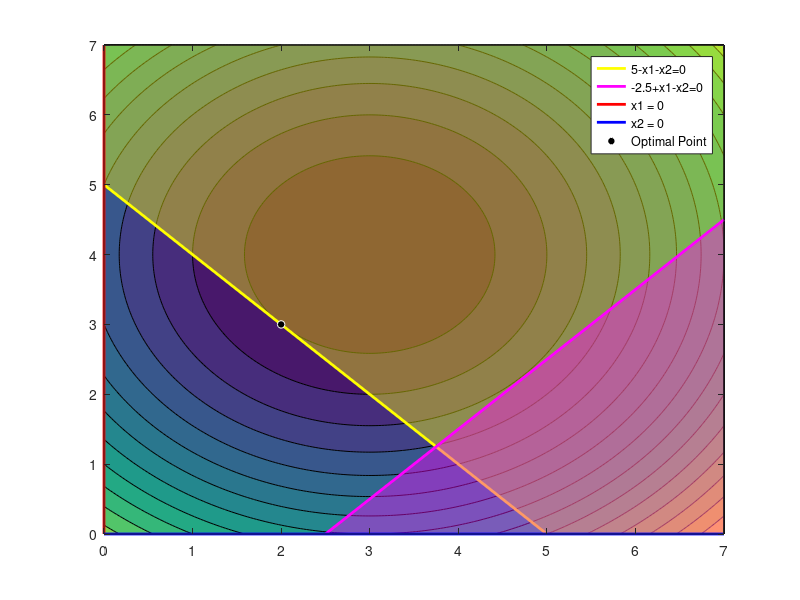

Write MATLAB code to recreate this figure.
close all;
[X, Y] = meshgrid(linspace(0, 7, 200), ...
                  linspace(0, 7, 200));

Z = (X-3).^2 + (Y-4).^2;
contourf(X, Y, Z, 15, 'HandleVisibility', 'off');
set(gcf, 'Color', 'w');

hold on;
fill([0 0 7 7 5],[5 7 7 0 0],'y','FaceAlpha',0.4, ...
    'HandleVisibility', 'off');
plot([0 5], [5 0], 'y', 'LineWidth', 2, 'DisplayName','5-x1-x2=0');

fill([2.5 7 7], [0 4.5 0],'m','FaceAlpha',0.4, ...
    'HandleVisibility','off');
plot([2.5 7],[0 4.5],'m','LineWidth',2, 'DisplayName','-2.5+x1-x2=0');
plot([0 0],[0 7],'r','LineWidth',2,'DisplayName','x1 = 0')
plot([0 7],[0 0],'b','LineWidth',2,'DisplayName','x2 = 0')
scatter(2, 3, 30, 'k','filled','MarkerEdgeColor','w','DisplayName','Optimal Point')
legend();